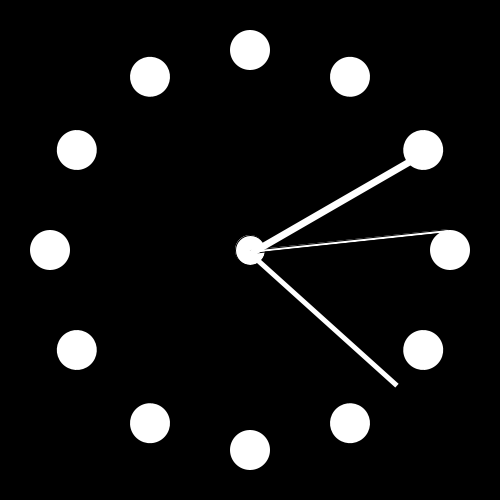
Frame 1 (no input)
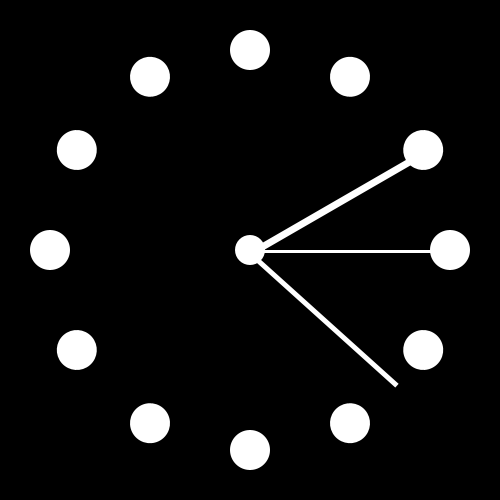
Frame 60 (the mouse pressed at the canvas centre just before this capture)
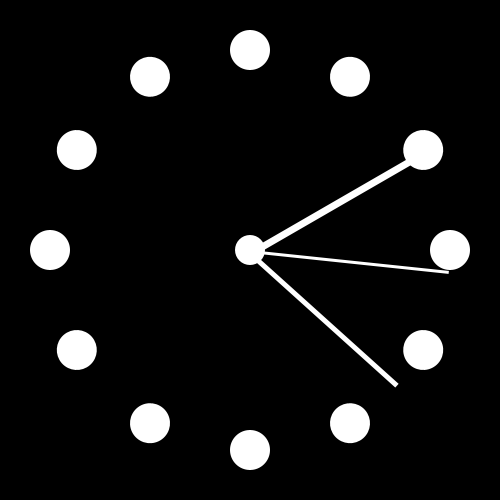
Frame 120 (the mouse held since frame 60 and released just before this capture)

The Processing sketch that drew these frames (run headless with seeded random() and noise(); from frame 60 on, the mouse is pressed at the canvas centre):

// Processing sketch: processing_120005
// ── processing_120005.pde

void setup()
{
  size(500, 500);
}

void draw()
{ 
  background (0);

    translate(width/2, height/2);
    
    ellipse(0,0,30,30);

    float sec= map(second(), 0, 60, 0, 360);

    pushMatrix();
    rotate(radians(sec)); // Um i rotieren
    translate(0, -200); // Um Radius verschieben, je größer die Zahl, desto größer der Radius
    rect(0, 0, 3, 200);
    noStroke();
    popMatrix();
    
    
    float min= map(minute(), 0, 60, 0, 360);

    pushMatrix();
    rotate(radians(min)); // Um i rotieren
    translate(0, -200); // Um Radius verschieben, je größer die Zahl, desto größer der Radius
    rect(0, 0, 5, 200);
    popMatrix();
    
        float std= map(hour(), 0, 12, 0, 360);

    pushMatrix();
    rotate(radians(std)); // Um i rotieren
    translate(0, -200); // Um Radius verschieben, je größer die Zahl, desto größer der Radius
    rect(0, 0, 7, 200);
    popMatrix();
    
        for (int i=0; i<360; i+=30) { // 360 Grad in 20° Schritten
    pushMatrix();
    rotate(radians(i)); // Um i rotieren
    translate(0, -200); // Um Radius verschieben, je größer die Zahl, desto größer der Radius
    ellipse(0, 0, 40, 40);
    popMatrix();
  }
}
